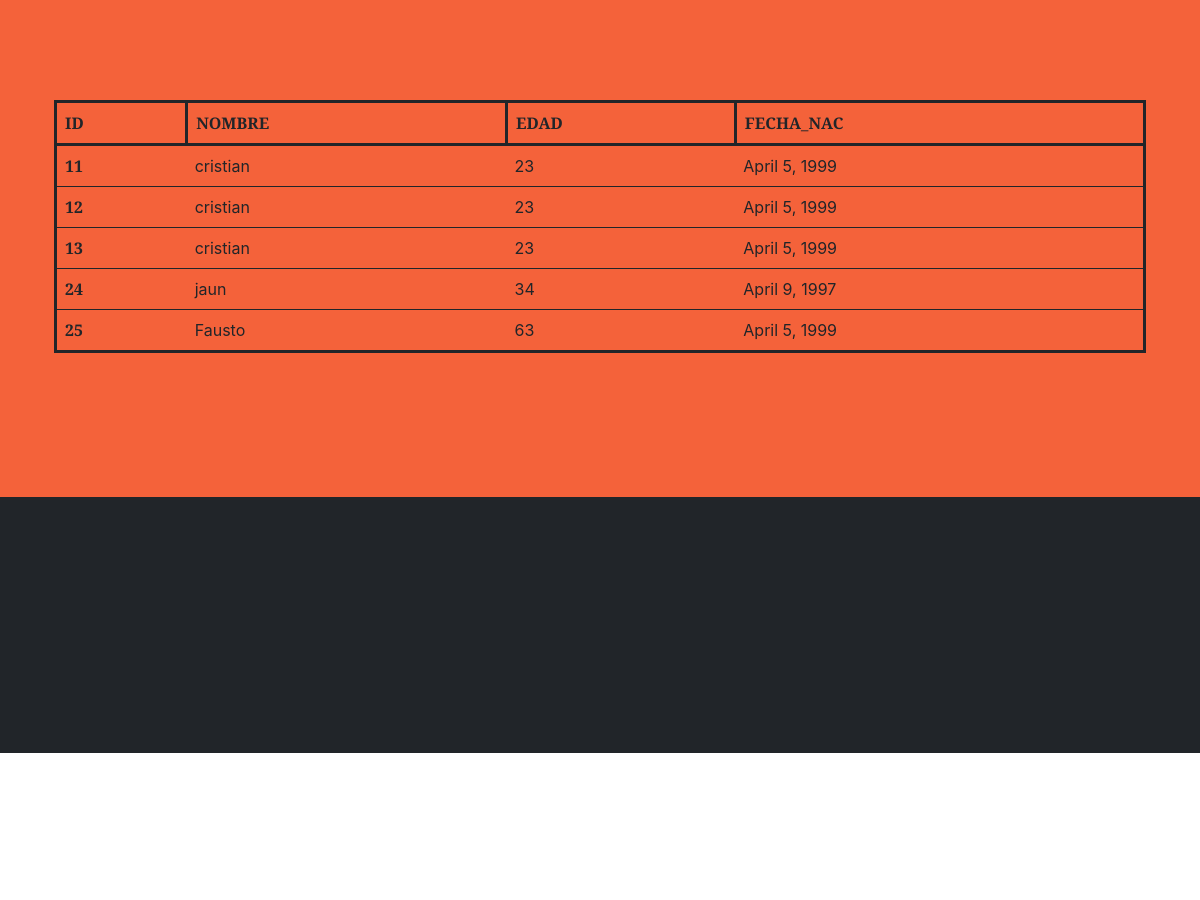
The app's page /AppCoder/persona/ (middle part), older data.
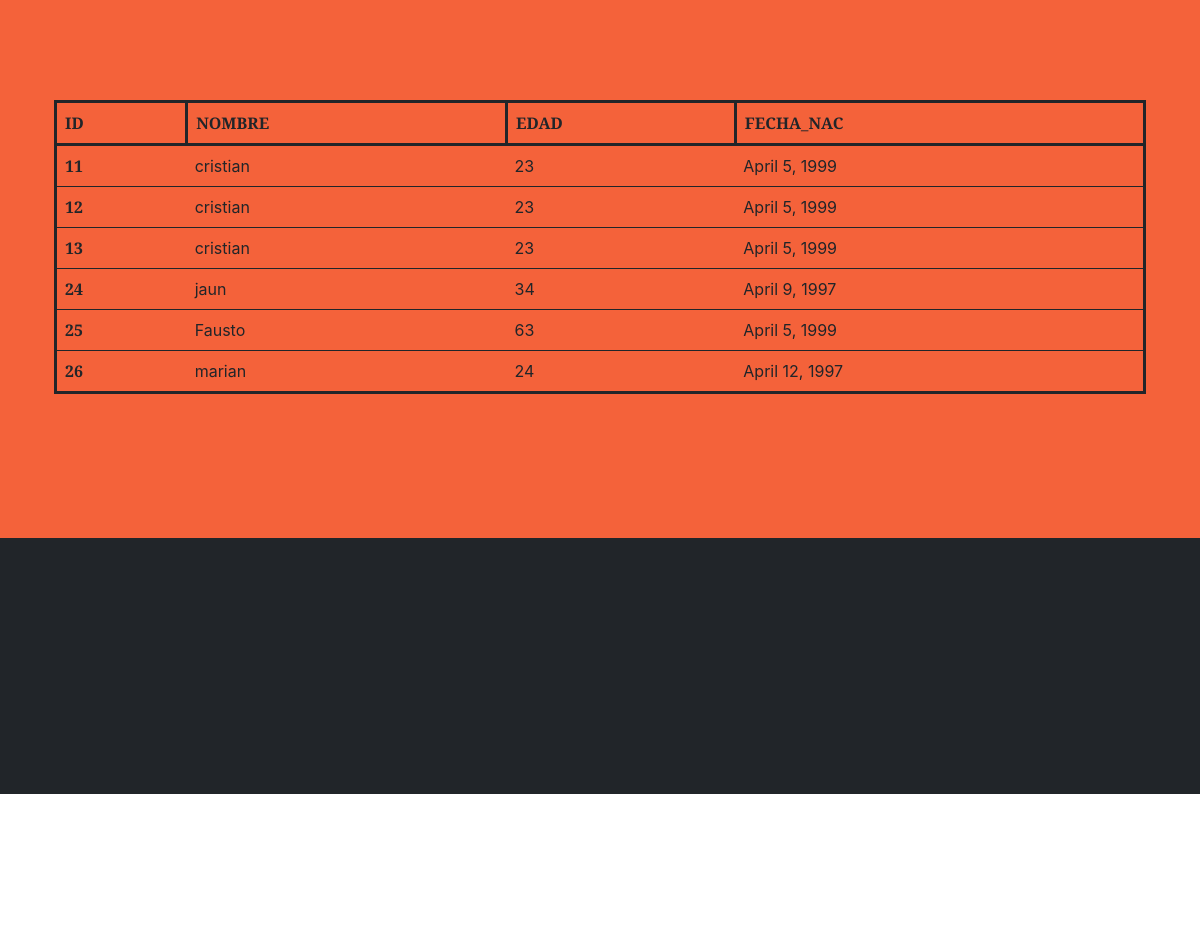
The same page, newer data.
### AppCoder/models.py (models this page shows)
class persona(models.Model):
    nombre= models.CharField('nombre',max_length=25)
    edad=models.IntegerField('edad')
    fechaNac = models.DateField('fechaNac', auto_now= False, auto_now_add=False, blank=True, null=True)

### AppCoder/views.py (the view)
# urls.py: path('persona/',views.listar_Personas),
def listar_Personas(request):
    personas=persona.objects.all()
    contexto={'personas':personas}
    return render (request,"AppCoder/agregarPersonas.html",contexto)

### AppCoder/templates/AppCoder/agregarPersonas.html
{% extends 'AppCoder/padre.html' %}
{% load static %}
{% block contenidoQueCambia %}
<section class="page-section bg-primary" id="about">
    <div class="container px-4 px-lg-5">
        <div class="row gx-4 gx-lg-5 justify-content-center">
            <table class="table" style = "border:solid">
                <thead>
                  <tr >
                    <th scope="col" style = "border:solid">ID</th>
                    <th scope="col" style = "border:solid">NOMBRE</th>
                    <th scope="col" style = "border:solid">EDAD</th>
                    <th scope="col" style = "border:solid">FECHA_NAC</th>
                  </tr>
                </thead>
                <tbody>
                 {% for per in personas %}
                  <tr>
                    <th scope="row">{{per.id}}</th>
                    <td>{{per.nombre}}</td>
                    <td>{{per.edad}}</td>
                    <td>{{per.fechaNac}}</td>
                  </tr>
                  {% endfor %}
                </tbody>
              </table>
        </div>
    </div>
</section>
{% endblock %}

Row changes from the older to the newer data that the page shows:
added persona: id "26", nombre "marian", edad "24", fechaNac "April 12, 1997"
